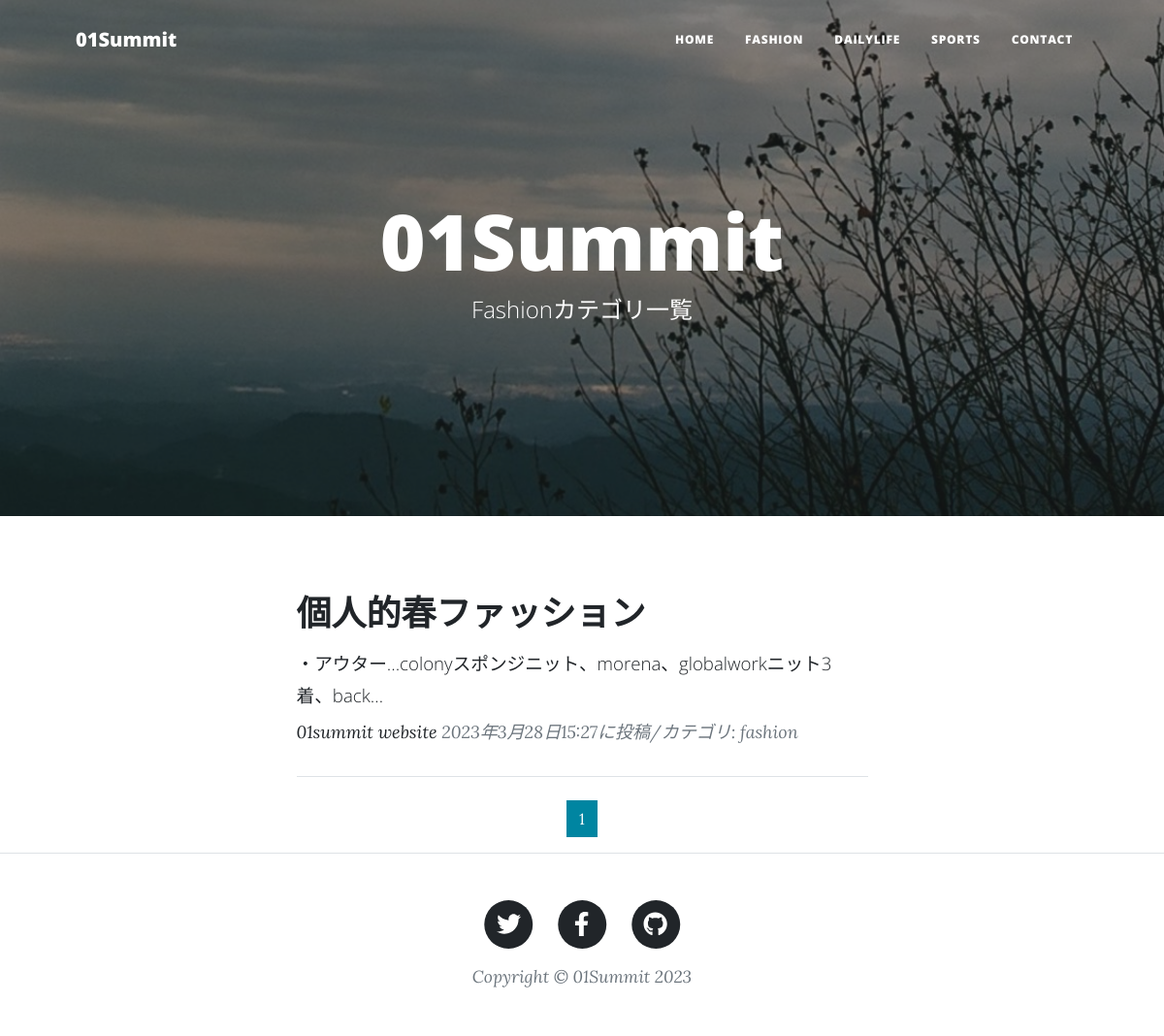
The app's page /fashion-list/ with its own data.
### blogapp/models.py (models this page shows, shortened)
class BlogPost(models.Model):
    CATEGORY = (('fashion', 'fashion')),(('dailylife','dailylife')),(('sports','sports'))
    title = models.CharField(verbose_name='title',max_length=200)
    content = models.TextField(verbose_name='contnet')
    posted_at = models.DateTimeField(verbose_name='datetime',auto_now_add=True)
    category = models.CharField(verbose_name='category',max_length=50,choices=CATEGORY)

### blogapp/views.py (the view)
# urls.py: path('fashion-list/', views.fashion_view, name='fashion_list'),
def fashion_view(request):
    records = BlogPost.objects.filter(category='fashion').order_by('-posted_at')
    paginator = Paginator(records, 2)
    page_number = request.GET.get('page', 1)
    pages = paginator.page(page_number)
    return render(request, 'fashion_list.html', {'orderby_records': pages})

### blogapp/templates/fashion_list.html (shortened to what this page needs)
{% extends 'base.html' %}
{% load static %}
        {% block header %}
        <header class="masthead" style="background-image: url({% static 'assets/img/no1.jpg' %})">
            <div class="container position-relative px-4 px-lg-5">
                <div class="row gx-4 gx-lg-5 justify-content-center">
                    <div class="col-md-10 col-lg-8 col-xl-7">
                        <div class="site-heading">
                            <h1> 01Summit </h1>
                            <span class="subheading"> Fashionカテゴリ一覧 </span>
                        </div>
                    </div>
                </div>
            </div>
        </header>
        {% endblock %}
        {% block contents %}
        <div class="container px-4 px-lg-5">
            <div class="row gx-4 gx-lg-5 justify-content-center">
                <div class="col-md-10 col-lg-8 col-xl-7">
                    {% for record in orderby_records %}
                    <div class="post-preview">
                        <a href="{% url 'blogapp:blog_detail' record.pk %}">
                            <h2 class="post-title">
                                {{record.title}}
                            </h2>
                            <h3 class="post-subtitle">
                                <span style="font-size : 14pt">
                                    {{record.content|truncatechars:50}}
                                </span>
                            </h3>
                        </a>
                        <p class="post-meta">
                            <a href="#"> 01summit website</a>
                            {{record.posted_at}}に投稿/カテゴリ:
                            {{record.category}}</p>
                    </div>
                    <hr class="my-4" />
                    {% endfor %}
                    {% include "pagination.html" %}
                </div>
            </div>
        </div>
        {% endblock %}

### records on screen
BlogPost: title "個人的春ファッション", content "・アウター...colonyスポンジニット、morena、globalworkニット3着、back…", posted_at "2023年3月28日15:27", category "fashion"

### other values on screen
{{ num }} "1"
